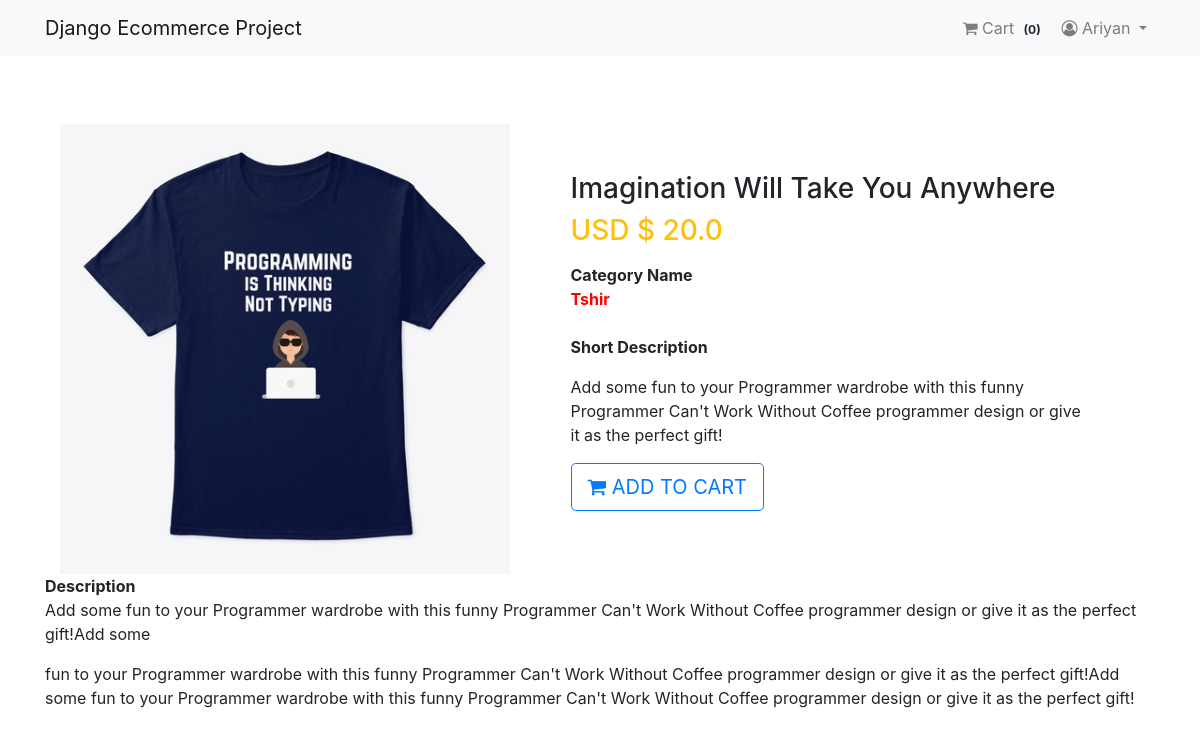
The page /product/2/ (signed in) on the database its author committed.
### App_Login/models.py (models this page shows, shortened)
class User(AbstractBaseUser, PermissionsMixin):
    email = models.EmailField(unique=True, null=False)
    is_staff = models.BooleanField(
        ugettext_lazy('Staff'), default=False,
        help_text = ugettext_lazy('Designates whether the user can log in the site')
    )
    is_active = models.BooleanField(
        ugettext_lazy('active'),
        default=True,
        help_text = ugettext_lazy('Designates whether this user should be treatea as active')
    )
    USERNAME_FIELD = 'email'
    objects = MyUserManager()

class Profile(models.Model):
    user = models.OneToOneField(User, on_delete=models.CASCADE, related_name='profile')
    username = models.CharField(max_length=264, null=True, blank=True)
    full_name = models.CharField(max_length=264, null=True, blank=True)
    address_1 = models.TextField(max_length=300, null=True, blank=True)
    city = models.CharField(max_length=40, null=True, blank=True)
    zipcode = models.CharField(max_length=10, null=True, blank=True)
    country = models.CharField(max_length=20, null=True, blank=True)
    phone = models.CharField(max_length=20, null=True, blank=True)
    date_joined = models.DateTimeField(auto_now_add=True)

### App_Shop/models.py (models this page shows, shortened)
class Product(models.Model):
    mainimage = models.ImageField(upload_to='Product')
    name = models.CharField(max_length=264)
    category = models.ForeignKey(Category, on_delete=models.CASCADE, related_name='category')
    preview_text = models.TextField(max_length=200, verbose_name='Preview Text')
    details_text = models.TextField(max_length=1000, verbose_name='Description')
    price = models.FloatField()
    old_price = models.FloatField(default=0.00)
    created = models.DateTimeField(auto_now_add=True)
    class Meta:
        ordering = ['-created',]

class Category(models.Model):
    title = models.CharField(max_length=30)
    created = models.DateTimeField(auto_now_add=True)
    def __str__(self):
        return self.title
    class Meta:
        verbose_name_plural = "Categories"

### App_Shop/views.py (the view)
# urls.py: path('product/<pk>/', views.ProductDetail.as_view(), name='product_detail'),
class ProductDetail(DetailView):
    model = Product
    template_name = 'App_Shop/product_detail.html'

### App_Order/templatetags/cart_tag.py (called while the page is built)
@register.filter
def cart_total(user):
    order = Order.objects.filter(user=user, ordered=False)
    if order.exists():
        return order[0].orderitems.count()
    else:
        return 0

### templates/App_Shop/product_detail.html
{% extends 'base.html' %}
{% block body_block %}
<div class="container my-5">
  <div class=" ">
    <div class="row">
      <aside class="col-sm-5 border-right">
        <article class="gallery-wrap">
          <div class=" ">
            <a href="#"><img src="/media/{{ object.mainimage }}" style="width:450px;" ></a>
          </div>
        </article>
      </aside>
    <aside class="col-sm-7">
      <article class="card-body p-5">
        <h3 class=" ">{{ object.name }}</h3>
        <p class=" ">
          <span class="price h3 text-warning">
            <span class="">USD $ </span>
            <span class=""> {{ object.price }}</span>
          </span>
        </p>
        <dl class="item-property">
          <dt>Category Name</dt>
        <font color="red">  <b>{{ object.category }}</b></font>
<br><br>
          <dt>Short Description</dt>
          <dd>
            <p> {{ object.preview_text|linebreaks }}</p>
          </dd>
        </dl>
<a href="{% url 'App_Order:add' pk=object.pk %}" class="btn btn-lg btn-outline-primary text-uppercase">
<i class="fa fa-shopping-cart"></i> Add To Cart</a>
      </article>
    </aside>
    <dt>Description</dt>
  <p> {{ object.details_text|linebreaks }}</p><br><br>
  <br><br>
    </div>
  </div>
</div>
{% endblock %}

### templates/navbar.html (shortened to what this page needs)
{% load cart_tag %}
<nav class="navbar navbar-expand-lg navbar-light bg-light">
  <div class="container">
    <a class="navbar-brand" href="{% url 'App_Shop:home' %}"> Django Ecommerce Project</a>
<div class="collapse navbar-collapse" id="navbarNav">
  <ul class="navbar-nav ml-auto">
    {% if request.user.is_authenticated %}
    <li class="nav-item">
 <a class="nav-link" href="{% url 'App_Order:cart' %}">
   <i class="fa fa-shopping-cart" aria-hidden="true"></i> Cart
<span class="badge badge-light"> ({{ request.user | cart_total }})</span>
 </a>
    </li>
  <li class="nav-item dropdown">
 <a class="nav-link dropdown-toggle" href="#" id="navbarDropdown" role="button"
 data-toggle="dropdown" aria-haspopup="true" aria-expanded="false">
<i class="fa fa-user-circle-o"></i> {{ request.user.profile.username }}  </a>
  </li>
{% else %}
 <li class="nav-item">
   <a href="{% url 'App_Login:login' %}" class="btn btn-info btn-sm"> Login</a>
   <a href="{% url 'App_Login:signup' %}" class="btn btn-info btn-sm"> Signup</a>
 </li>
{% endif %}
  </ul>
    </div>
  </div>
</nav>

### rows shown on the page
User: user|cart_total "0", user.profile.username "Ariyan"
Product: mainimage (picture), name "Imagination Will Take You Anywhere", price "20.0", category "Tshir", preview_text "Add some fun to your Programmer wardrobe with this funny Programmer Can't Work Without Coffee programmer design or give it as the perfect gift!", details_text "Add some fun to your Programmer wardrobe with this funny Programmer Can't Work Without Coffee programmer design or give it as the perfect gift!Add some fun to your Programmer wardrobe with this funny Programmer Can't Work Without Coffee programmer design or give it as the perfect gift!Add some fun to your Programmer wardrobe with this funny Programmer Can't Work Without Coffee programmer design or give it as the perfect gift!"
